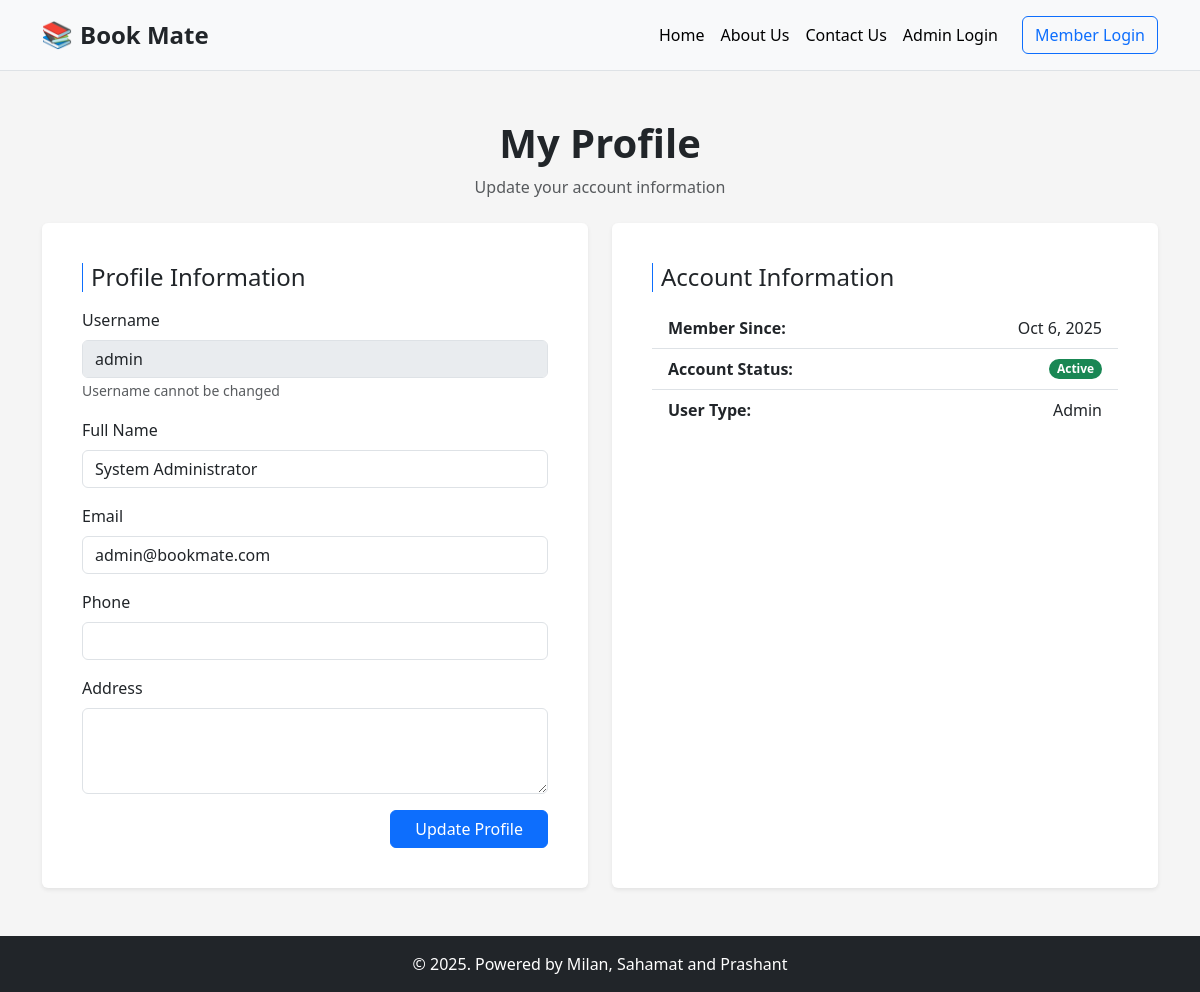
The page /my_profile.php (signed in) on the database its author committed.
### tables this page shows
CREATE TABLE users (
    user_id INT AUTO_INCREMENT PRIMARY KEY,
    username VARCHAR(50) UNIQUE NOT NULL,
    email VARCHAR(100) UNIQUE NOT NULL,
    password VARCHAR(255) NOT NULL,
    full_name VARCHAR(100) NOT NULL,
    user_type ENUM('admin', 'customer') DEFAULT 'customer',
    phone VARCHAR(20),
    address TEXT,
    created_date TIMESTAMP DEFAULT CURRENT_TIMESTAMP,
    status ENUM('active', 'inactive') DEFAULT 'active'
);

### models/User.php (called while the page is built, shortened)
<?php
require_once 'config/database.php';
class User {
    private $conn;
    private $table_name = "users";
    public function __construct() {
        $database = new Database();
        $this->conn = $database->getConnection();
    }
    public function getUserById($id) {
        $query = "SELECT * FROM " . $this->table_name . " WHERE user_id = :user_id";
        $stmt = $this->conn->prepare($query);
        $stmt->bindParam(':user_id', $id);
        $stmt->execute();
        return $stmt->fetch(PDO::FETCH_ASSOC);
    }
}
?>

### config/database.php (called while the page is built, shortened)
<?php
class Database {
    private $host = "localhost";
    private $port = "3306";
    private $db_name = "bookmate";
    private $username = "root";
    private $password = "";
    public function getConnection() {
        $this->conn = null;
        try {
            $dsn = "mysql:host=" . $this->host . ";port=" . $this->port . ";dbname=" . $this->db_name . ";charset=utf8mb4";
            $this->conn = new PDO($dsn, $this->username, $this->password);
            $this->conn->setAttribute(PDO::ATTR_ERRMODE, PDO::ERRMODE_EXCEPTION);
        } catch(PDOException $exception) {
            echo "Connection error: " . $exception->getMessage();
            die();
        }
        return $this->conn;
    }
}
?>

### includes/functions.php (called while the page is built, shortened)
<?php
function formatDate($date) {
    return date('M j, Y', strtotime($date));
}
?>

### my_profile.php (the view, shortened to what this page needs)
<?php
require_once 'includes/functions.php';
require_once 'models/User.php';
include 'includes/header.php';
$user = new User();
$user_data = $user->getUserById($_SESSION['user_id']);
function safe($value) {
    return htmlspecialchars($value ?? '', ENT_QUOTES, 'UTF-8');
}
?>
<section style='background: #f5f5f5;' class="py-5">
    <div class="container">
        <div class="page-header text-center mb-4">
            <h1 class="fw-bold">My Profile</h1>
            <p class="text-muted">Update your account information</p>
        </div>
        <div class="row">
            <div class="col-md-6">
                <div class="card shadow-sm border-0 h-100 p-4">
                    <div class="card-body">
                        <h4 class="card-title border-start border-primary ps-2 mb-3">Profile Information</h4>
                        <form method="POST" action="">
                            <div class="mb-3">
                                <label for="username" class="form-label">Username</label>
                                <input type="text" id="username" name="username"
                                    class="form-control" value="<?php echo safe($user_data['username'] ?? ''); ?>" disabled>
                                <small class="text-muted">Username cannot be changed</small>
                            </div>
                            <div class="mb-3">
                                <label for="full_name" class="form-label">Full Name</label>
                                <input type="text" id="full_name" name="full_name" required
                                    class="form-control" value="<?php echo safe($user_data['full_name'] ?? ''); ?>">
                            </div>
                            <div class="mb-3">
                                <label for="email" class="form-label">Email</label>
                                <input type="email" id="email" name="email" required
                                    class="form-control" value="<?php echo safe($user_data['email'] ?? ''); ?>">
                            </div>
                            <div class="mb-3">
                                <label for="phone" class="form-label">Phone</label>
                                <input type="tel" id="phone" name="phone"
                                    class="form-control" value="<?php echo safe($user_data['phone'] ?? ''); ?>">
                            </div>
                            <div class="mb-3">
                                <label for="address" class="form-label">Address</label>
                                <textarea id="address" name="address" rows="3" class="form-control"><?php echo safe($user_data['address'] ?? ''); ?></textarea>
                            </div>
                            <div class="text-end">
                                <button type="submit" class="btn btn-primary px-4">Update Profile</button>
                            </div>
                        </form>
                    </div>
                </div>
            </div>
            <div class="col-md-6">
                <div class="card shadow-sm border-0 h-100 p-4">
                    <div class="card-body">
                        <h4 class="card-title border-start border-primary ps-2 mb-3">Account Information</h4>
                        <ul class="list-group list-group-flush">
                            <li class="list-group-item d-flex justify-content-between align-items-center">
                                <strong>Member Since:</strong>
                                <span><?php echo safe(isset($user_data['created_date']) ? formatDate($user_data['created_date']) : ''); ?></span>
                            </li>
                            <li class="list-group-item d-flex justify-content-between align-items-center">
                                <strong>Account Status:</strong>
                                <span class="badge rounded-pill
                                    <?php echo isset($user_data['status']) && $user_data['status'] == 'active' ? 'bg-success' : 'bg-danger'; ?>">
                                    <?php echo safe(isset($user_data['status']) ? ucfirst($user_data['status']) : ''); ?>
                                </span>
                            </li>
                            <li class="list-group-item d-flex justify-content-between align-items-center">
                                <strong>User Type:</strong>
                                <span><?php echo safe(isset($user_data['user_type']) ? ucfirst($user_data['user_type']) : ''); ?></span>
                            </li>
                        </ul>
                    </div>
                </div>
            </div>
        </div>
    </div>
</section>
<?php include 'includes/footer.php' ?>

### rows shown on the page
users: username "admin", full_name "System Administrator", email "admin@bookmate.com", created_date "Oct 6, 2025", status "Active", user_type "Admin"
